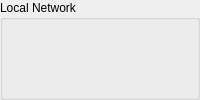
          <widget class="QGroupBox" name="gridGroupBox">
           <property name="title">
            <string>Local Network</string>
           </property>
           <layout class="QGridLayout" name="gridLayout_8">
            <property name="leftMargin">
             <number>6</number>
            </property>
            <property name="topMargin">
             <number>6</number>
            </property>
            <property name="rightMargin">
             <number>6</number>
            </property>
            <property name="bottomMargin">
             <number>6</number>
            </property>
            <item row="0" column="0">
             <widget class="Led" name="led_47">
              <property name="sizePolicy">
               <sizepolicy hsizetype="Fixed" vsizetype="Preferred">
                <horstretch>0</horstretch>
                <verstretch>0</verstretch>
               </sizepolicy>
              </property>
              <property name="minimumSize">
               <size>
                <width>120</width>
                <height>0</height>
               </size>
              </property>
              <property name="signal_path" stdset="0">
               <string>StatusBits;LineVoltageDetected</string>
              </property>
              <property name="label_override" stdset="0">
               <string/>
              </property>
              <property name="label_visible" stdset="0">
               <bool>true</bool>
              </property>
             </widget>
            </item>
            <item row="3" column="0" alignment="Qt::AlignRight">
             <widget class="CompactEpc" name="compactepc_6">
              <property name="sizePolicy">
               <sizepolicy hsizetype="Fixed" vsizetype="Fixed">
                <horstretch>0</horstretch>
                <verstretch>0</verstretch>
               </sizepolicy>
              </property>
              <property name="signal_path" stdset="0">
               <string>StatusAC;Frequency_measured</string>
              </property>
              <property name="label_override" stdset="0">
               <string>Hz</string>
              </property>
              <property name="label_visible" stdset="0">
               <bool>true</bool>
              </property>
              <property name="units_visible" stdset="0">
               <bool>false</bool>
              </property>
             </widget>
            </item>
            <item row="2" column="0" alignment="Qt::AlignRight">
             <widget class="CompactEpc" name="compactepc_2">
              <property name="sizePolicy">
               <sizepolicy hsizetype="Fixed" vsizetype="Fixed">
                <horstretch>0</horstretch>
                <verstretch>0</verstretch>
               </sizepolicy>
              </property>
              <property name="signal_path" stdset="0">
               <string>StatusBits;PhaseSequence</string>
              </property>
              <property name="label_override" stdset="0">
               <string>Seq</string>
              </property>
              <property name="label_visible" stdset="0">
               <bool>true</bool>
              </property>
              <property name="units_visible" stdset="0">
               <bool>false</bool>
              </property>
             </widget>
            </item>
            <item row="1" column="0">
             <widget class="Led" name="led_43">
              <property name="sizePolicy">
               <sizepolicy hsizetype="Maximum" vsizetype="Preferred">
                <horstretch>0</horstretch>
                <verstretch>0</verstretch>
               </sizepolicy>
              </property>
              <property name="minimumSize">
               <size>
                <width>120</width>
                <height>0</height>
               </size>
              </property>
              <property name="signal_path" stdset="0">
               <string>StatusBits;PowerAvailAC</string>
              </property>
              <property name="label_override" stdset="0">
               <string/>
              </property>
              <property name="label_visible" stdset="0">
               <bool>true</bool>
              </property>
             </widget>
            </item>
            <item row="4" column="0" alignment="Qt::AlignRight">
             <widget class="CompactEpc" name="compactepc_7">
              <property name="sizePolicy">
               <sizepolicy hsizetype="Fixed" vsizetype="Fixed">
                <horstretch>0</horstretch>
                <verstretch>0</verstretch>
               </sizepolicy>
              </property>
              <property name="signal_path" stdset="0">
               <string>StatusAC;VoltageAC_measured</string>
              </property>
              <property name="label_override" stdset="0">
               <string>V</string>
              </property>
              <property name="label_visible" stdset="0">
               <bool>true</bool>
              </property>
              <property name="units_visible" stdset="0">
               <bool>false</bool>
              </property>
             </widget>
            </item>
           </layout>
          </widget>
